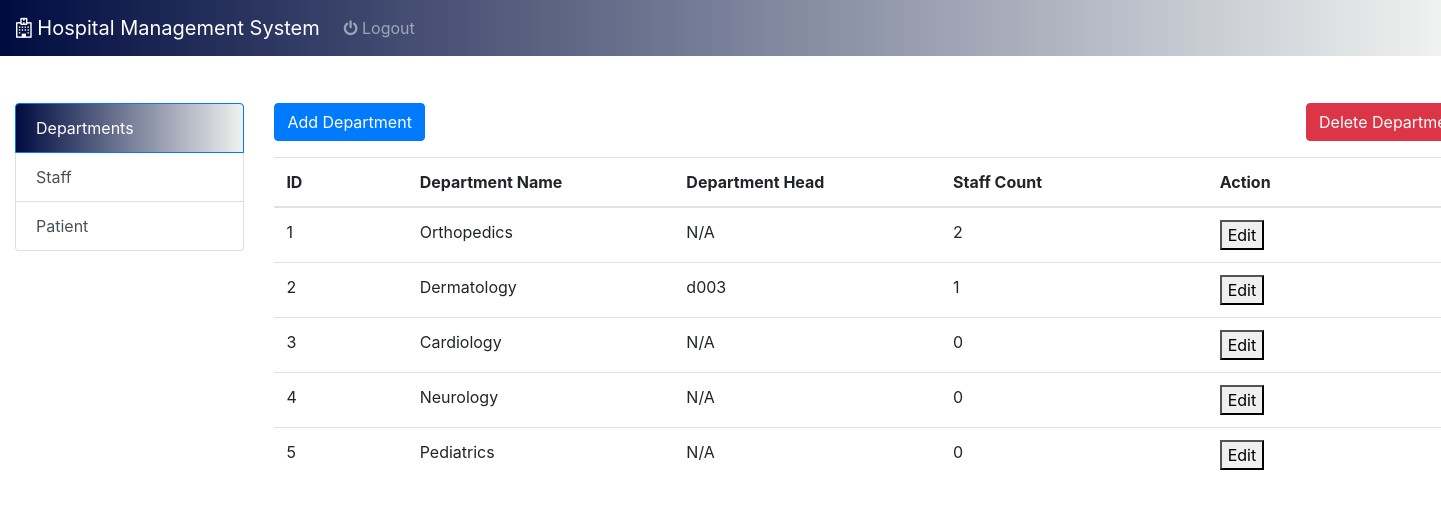
The app's page /admin.php with its own data.
### tables this page shows
CREATE TABLE `department` (
  `dept_id` int(11) NOT NULL,
  `dept_name` varchar(50) NOT NULL,
  `dept_head` varchar(50) DEFAULT NULL,
  `staff_count` int(11) DEFAULT NULL,
  `created_at` timestamp NOT NULL DEFAULT current_timestamp(),
  `updated_at` timestamp NOT NULL DEFAULT current_timestamp() ON UPDATE current_timestamp()
);

### admin_func.php (the view, shortened to what this page needs)
<?php
include 'config.php';
function displayDepartmentsTable()
{
    global $con;
    $sql = "SELECT d.dept_id, d.dept_name, d.dept_head, COUNT(s.user_id) AS staff_count
            FROM Department d
            LEFT JOIN Staff s ON d.dept_id = s.dept_id
            GROUP BY d.dept_id";
    $result = $con->query($sql);
    if ($result) {
        if ($result->num_rows > 0) {
            while ($row = $result->fetch_assoc()) {
                echo "<tr>";
                echo "<td>" . htmlspecialchars($row['dept_id']) . "</td>";
                echo "<td>" . htmlspecialchars($row['dept_name']) . "</td>";
                echo "<td>" . htmlspecialchars($row['dept_head'] ? $row['dept_head'] : 'N/A') . "</td>";
                echo "<td>" . htmlspecialchars($row['staff_count'] ? $row['staff_count'] : '0') . "</td>";
                echo "<td><button onclick='showEditModal(" . $row['dept_id'] . ")'>Edit</button></td>";
                echo "</tr>";
            }
        } else {
            echo "<tr><td colspan='5'>No departments found.</td></tr>";
        }
    } else {
        echo "<tr><td colspan='5'>Error: " . mysqli_error($con) . "</td></tr>";
    }
}

### admin.php (shortened to what this page needs)
<?php
include 'config.php';
include 'admin_func.php';
?>
<!DOCTYPE html>
<html lang="en">
<head>
    <link rel="stylesheet" href="css/dashboard_style.css">
    <link rel="stylesheet" href="https://stackpath.bootstrapcdn.com/bootstrap/4.3.1/css/bootstrap.min.css">
    <link rel="stylesheet" href="https://cdnjs.cloudflare.com/ajax/libs/font-awesome/4.7.0/css/font-awesome.min.css">
</head>
<body style="padding-top: 50px;">
    <nav class="navbar navbar-expand-lg navbar-dark bg-primary fixed-top">
        <a class="navbar-brand" href="#">
            <i class="fa fa-hospital-o"></i> Hospital Management System</a>
        <div class="collapse navbar-collapse" id="navbarSupportedContent">
            <ul class="navbar-nav mr-auto">
                <li class="nav-item">
                    <a class="nav-link" href="logout.php"><i class="fa fa-power-off" aria-hidden="true"></i> Logout</a>
                </li>
                <li class="nav-item">
                    <a class="nav-link" href="#"></a>
                </li>
            </ul>
        </div>
    </nav>
    <div class="container-fluid" style="margin-top: 10px;">
        <div class="row">
            <div class="col-md-4" style="max-width:18%;margin-top: 3%;">
                <div class="list-group" id="list-tab" role="tablist">
                    <a class="list-group-item list-group-item-action active" href="#list-dept" data-toggle="list">Departments</a>
                    <a class="list-group-item list-group-item-action" href="#list-staff" data-toggle="list">Staff</a>
                    <a class="list-group-item list-group-item-action" href="#list-patient" data-toggle="list">Patient</a>
                </div>
            </div>
            <div class="col-md-8" style="margin-top: 3%;">
                <div class="tab-content" id="nav-tabContent" style="width: 1200px;">
                    <div class="tab-pane fade show active" id="list-dept">
                        <div class="d-flex justify-content-between mb-3">
                            <button class="btn btn-primary" onclick="showAddModal()">Add Department</button>
                            <button class="btn btn-danger" onclick="showDeleteModal()">Delete Department</button>
                        </div>
                        <table class="table table-hover" id="deptViewTable">
                            <thead>
                                <tr>
                                    <th style="width: 10%;">ID</th>
                                    <th style="width: 20%;">Department Name</th>
                                    <th style="width: 20%;">Department Head</th>
                                    <th style="width: 20%;">Staff Count</th>
                                    <th style="width: 20%;">Action</th>
                                </tr>
                            </thead>
                            <tbody>
                                <?php displayDepartmentsTable(); ?>
                            </tbody>
                        </table>
                    </div>
                </div>
            </div>
        </div>
    </div>
</body>
</html>

### css/dashboard_style.css (style rules this page uses)
.bg-primary { background: linear-gradient(to right, #000C40, #F0F2F0); }
.list-group-item.active { background: linear-gradient(to right, #000C40, #F0F2F0); border-color: #c3c3c3; }

### records on screen
department: dept_id "1", dept_name "Orthopedics", dept_head "N/A", staff_count "2"
department: dept_id "2", dept_name "Dermatology", dept_head "d003", staff_count "1"
department: dept_id "3", dept_name "Cardiology", dept_head "N/A", staff_count "0"
department: dept_id "4", dept_name "Neurology", dept_head "N/A", staff_count "0"
department: dept_id "5", dept_name "Pediatrics", dept_head "N/A", staff_count "0"
